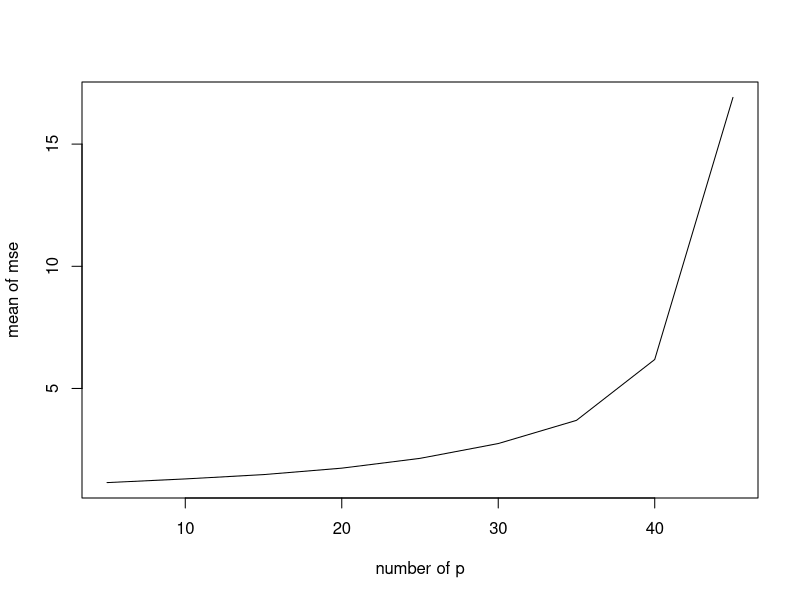
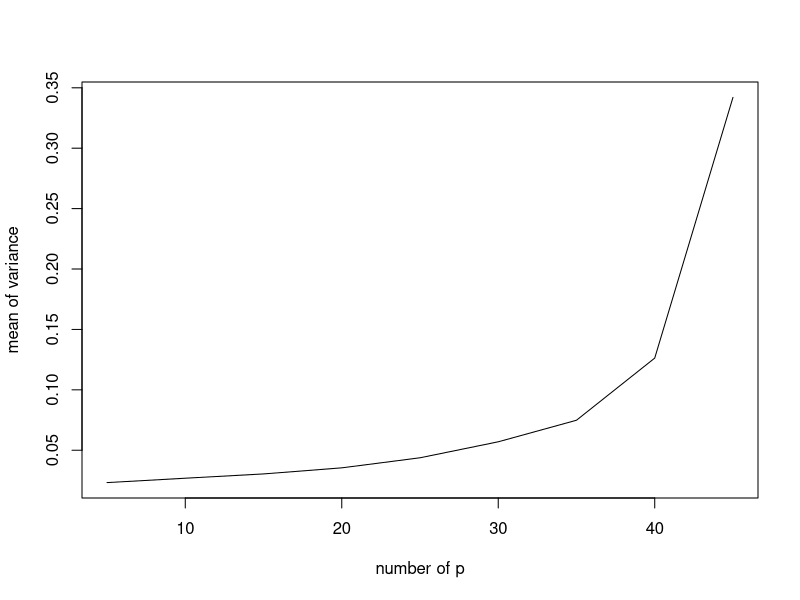
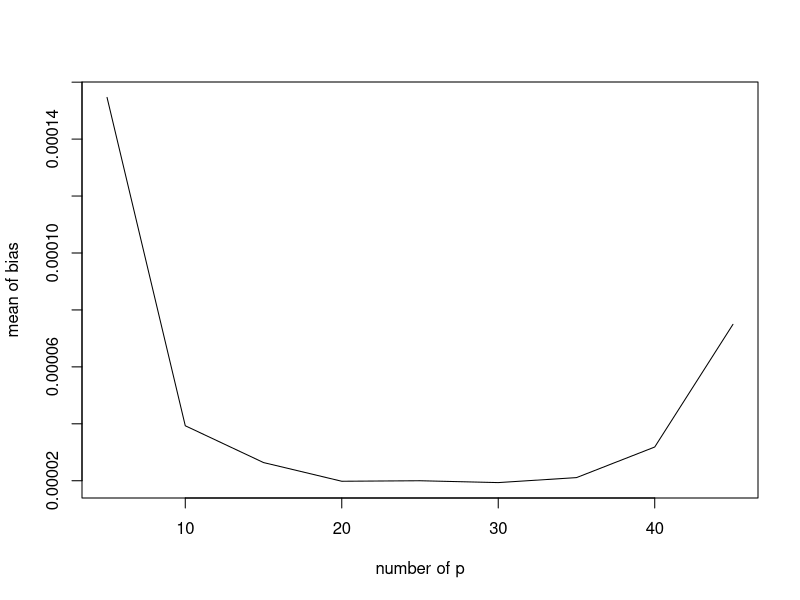

These figures' R source, in order:
#problem4

# Fixing the random number generator seed:
set.seed(1)

# Simulation parameters:
n      <- 50
R      <- 1000
n_p    <- 100
p_list <- seq(5, 45, 5)

################################################################################
# Functions:                                                                   #
################################################################################
basic_ols <- function(Y, X){
  beta_hat <- solve(t(X) %*% X) %*% (t(X) %*% Y)
  return(beta_hat)
}

lin_pred <- function(beta_hat, X_n){
  Y_hat <- X_n %*% beta_hat
  return(Y_hat)
}

mse <- function(Y_hat, Y_n){
  mse <- mean( (Y_hat - Y_n)^2 )
  return(mse)
}
##############################################################


#storage
mse_storage  <- matrix(0, R, length(p_list))
var_storage <- matrix(0,R,length(p_list))
bias_storage <- matrix(0,R,length(p_list))

#personal arrange
col_names <- c(5,10,15,20,25,30,35,40,45)
colnames(mse_storage) <- col_names
colnames(var_storage) <- col_names
colnames(bias_storage) <- col_names


#loop
for(i in 1:length(p_list)){
  
  p <- p_list[i]
  
  for(r in 1:R){
    
    #data preparing
    beta <- runif(p + 1, 0, 5)
    eps <- rnorm(n)
    x <- cbind( rep(1,n),matrix( rnorm(n*p),n,p) )
    y <- x %*% beta + eps
    
    #new observation for prediction(test)
    eps_n <- rnorm(n_p)
    x_n   <- cbind( rep(1, n_p),matrix(rnorm(n_p*p), n_p,p) )
    y_n   <- x_n%*%beta +eps_n
    
    #beta estimation
    beta_hat <- as.numeric(basic_ols(y,x))
    
    #prediction for new observation
    y_hat <- lin_pred(beta_hat,x_n)
    
    #calculate and store MSE:
    mse_storage[r,i] <- mse(y_hat,y_n)
    
    #calculate and store var
    var_storage[r,i] <- mean((x_n*beta - x_n*beta_hat)^2)
    
    #calculate and store bias
    bias_storage[r,i] <- (mean(x_n*beta - x_n*beta_hat))^2
    
  }
}

#plotting mean of each p of three quantities
plot(colMeans(mse_storage)~col_names,type = 'l',xlab = 'number of p',ylab = 'mean of mse')
plot(colMeans(var_storage)~col_names,type = 'l',xlab = 'number of p',ylab = 'mean of variance')
plot(colMeans(bias_storage)~col_names,type = 'l',xlab = 'number of p',ylab = 'mean of bias')
